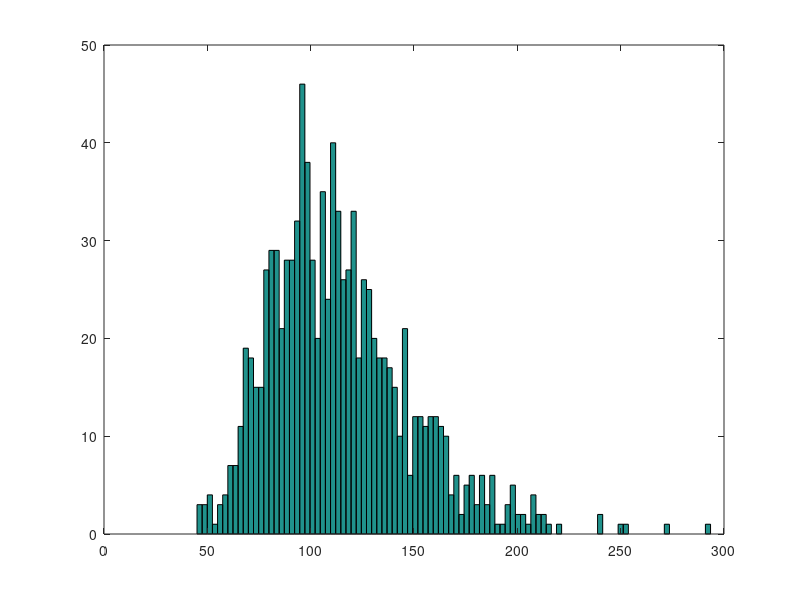

The MATLAB script that drew this image:
T = 1;
N = 52;
dt = T/N;
mu = 0.15;
sigma = 0.3;
initialS = 100;
numberS = 1000; % 1000 sample paths
dS = zeros(numberS,N*T);
dz = randn(numberS, N*T) * sqrt(dt);
S = zeros(numberS, N*T + 1);
for i = 1:numberS
    S(i,1) = initialS;
    for j = 1:N*T
        dS(i,j) = S(i, j)*(mu*dt + sigma*dz(i,j));
        S(i, j+1) = S(i,j)+dS(i,j);
    end
end

nbins = 100;
hist(S(:, N*T + 1), nbins);